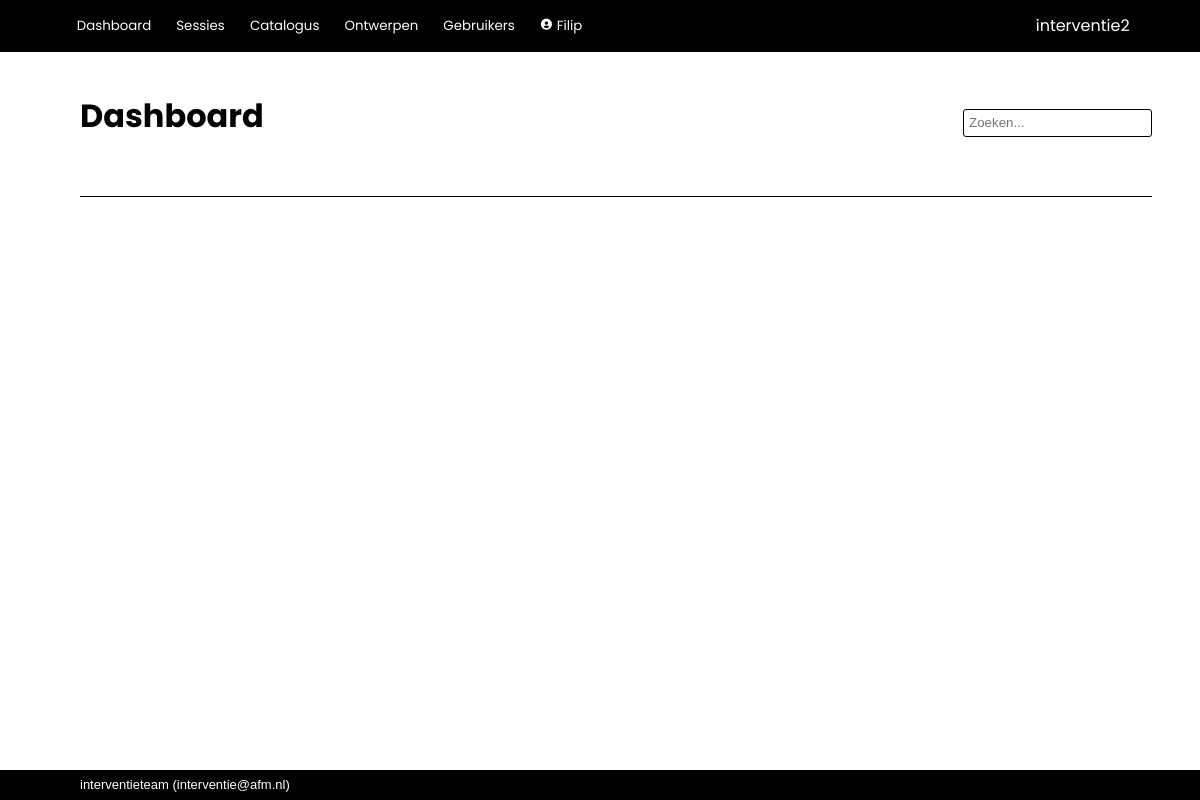
Before: / (signed in) with the older database file.
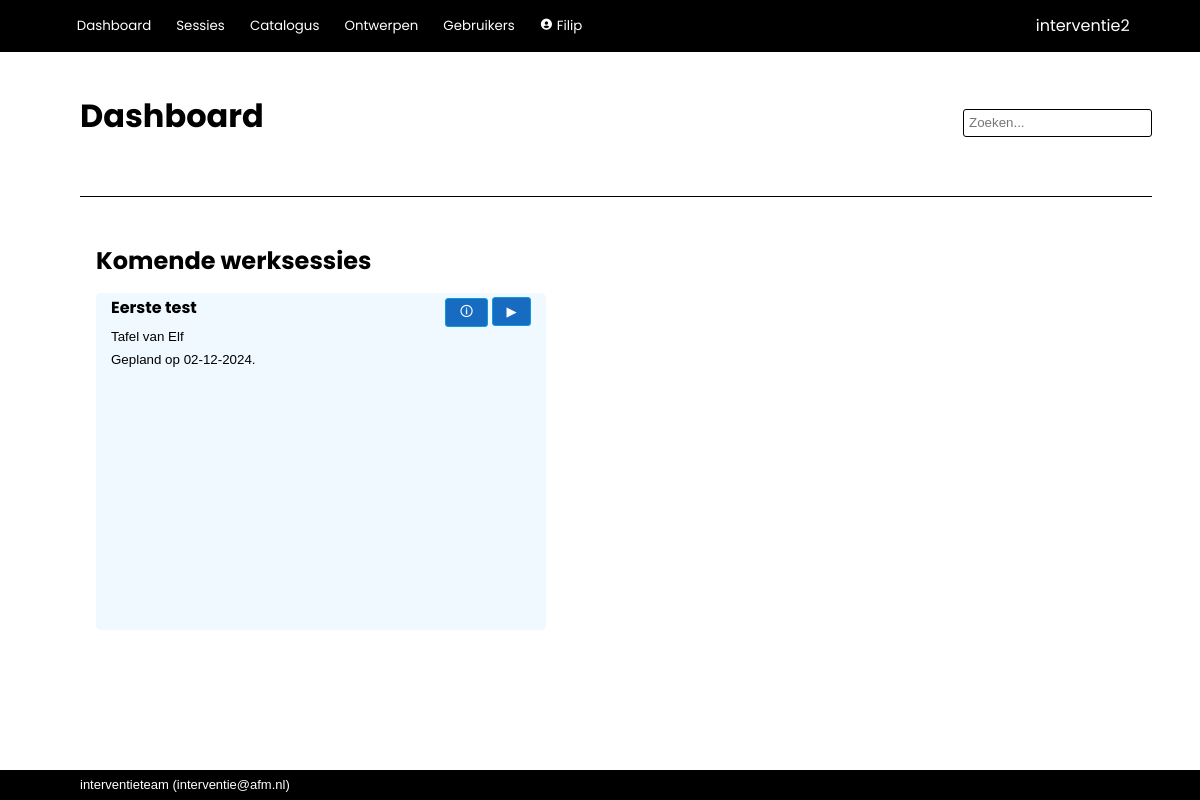
After: the same page with the newer database file.
### interventie2/models.py (models this page shows, shortened)
class User(db.Model, UserMixin):
    __tablename__ = 'users'
    id            = db.Column(db.Integer, primary_key=True)
    name          = db.Column(db.String(80), nullable=False, unique=True)
    password      = db.Column(db.String(200), nullable=False)
    role_id       = db.Column(db.Integer, db.ForeignKey('roles.id'), nullable=False, default=4) #references roles.id
    description   = db.Column(db.String(2000), nullable=False, default="")
    email         = db.Column(db.String(254))
    link          = db.Column(db.String(1000))
    active        = db.Column(db.Boolean, nullable=False, default=True)
    date_created  = db.Column(db.DateTime(timezone=True), server_default=func.now())
    last_seen     = db.Column(db.DateTime(timezone=True), server_default=func.now())
    role = relationship('Role')
    messages = relationship('Message', back_populates='recipient', foreign_keys="Message.recipient_id", cascade='all, delete-orphan')
    messages_sent = relationship('Message', back_populates='sender', foreign_keys="Message.sender_id")
    worksession = relationship('Worksession', back_populates='creator')
    plan = relationship('Plan', back_populates='creator')
    allowed_worksessions = relationship('Worksession', secondary='worksession_access', back_populates='allowed_users')
    owned_instruments = relationship('Instrument', back_populates='owner')
    def unread_messages(self):
        return sum(1 for message in self.messages if (message.unread) and (message.deliver_after.date() <= date.today()))
    def unread_message_alert(self):
        return self.unread_messages() > 0

class Worksession(db.Model):
    __tablename__ = 'worksessions'
    id            = db.Column(db.Integer, primary_key=True)
    name          = db.Column(db.String(100), nullable=False)
    date_modified = db.Column(db.DateTime(timezone=True), server_default=func.now())
    parent_id     = db.Column(db.Integer, db.ForeignKey('worksessions.id'))
    child_description = db.Column(db.String(2000), nullable=False, default="")
    participants  = db.Column(db.String(500), nullable=False, default="")
    date          = db.Column(db.DateTime(timezone=True))
    project_number= db.Column(db.String(100))
    description   = db.Column(db.String(2000), nullable=False, default="")
    effect        = db.Column(db.String(2000), nullable=False, default="")
    link_to_page  = db.Column(db.String(1000), nullable=False, default="")
    show_instruments = db.Column(db.Boolean, default=True)
    mark_top_instruments = db.Column(db.Integer, nullable=False, default=1)
    show_rest_instruments = db.Column(db.Boolean, default=False)
    show_tags     = db.Column(db.Boolean, default=True)
    presenter_mode_zoom = db.Column(db.Numeric(3,2), nullable=False, default=1.25)
    presenter_mode_color_title = db.Column(db.String(7))
    presenter_mode_text_color_title = db.Column(db.String(7))
    presenter_mode_color_nav = db.Column(db.String(7))
    presenter_mode_text_color = db.Column(db.String(7))
    presenter_mode_text_color_nav = db.Column(db.String(7))
    presenter_mode_color_coll = db.Column(db.String(7))
    presenter_mode_text_color_coll = db.Column(db.String(7))
    presenter_mode_color_highlight = db.Column(db.String(7))
    presenter_mode_text_color_highlight = db.Column(db.String(7))
    presenter_mode_text_color_heading = db.Column(db.String(7))
    presenter_mode_background_color1 = db.Column(db.String(7))
    presenter_mode_background_color2 = db.Column(db.String(7))
    archived      = db.Column(db.Boolean, default=False)
    question_set_id = db.Column(db.Integer, db.ForeignKey('question_sets.id'))
    process_id    = db.Column(db.Integer, db.ForeignKey('processes.id'), nullable=False, default=1)
    enable_voting = db.Column(db.Boolean, default=False)
    voting_key    = db.Column(db.String(6), nullable=False, default=generate_secret_key(6))
    creator_id    = db.Column(db.Integer, db.ForeignKey('users.id'))
    secret_key    = db.Column(db.String(20), nullable=False, default=generate_secret_key())
    parent = relationship('Worksession', remote_side=[id], backref='children')
    creator = relationship('User', back_populates='worksession')
    allowed_users = relationship('User', secondary='worksession_access', back_populates='allowed_worksessions')
    answers = relationship('Answer', back_populates='worksession', cascade='all, delete-orphan')
    votes = relationship('Votes', back_populates='worksession', cascade='all, delete-orphan')
    question_set = relationship('QuestionSet')
    process = relationship('Process')
    plan = relationship('Plan', back_populates='worksession', cascade='all, delete-orphan')

class QuestionSet(db.Model):
    __tablename__ = 'question_sets'
    id            = db.Column(db.Integer, primary_key=True)
    name          = db.Column(db.String(500), nullable=False)
    description   = db.Column(db.String(2000), nullable=False, default="")
    owner_id      = db.Column(db.Integer, db.ForeignKey('users.id'), nullable=False) #references users.id
    date_created  = db.Column(db.DateTime(timezone=True), server_default=func.now())
    date_modified = db.Column(db.DateTime(timezone=True), server_default=func.now())
    default_process_id = db.Column(db.Integer, db.ForeignKey('processes.id'), nullable=False, default=1)
    default_instruments_visible = db.Column(db.Boolean, nullable=False, default=True)
    default_tags_visible = db.Column(db.Boolean, nullable=False, default=False)
    default_allow_weights = db.Column(db.Boolean, nullable=False, default=False)
    color         = db.Column(db.String(7))
    text_color    = db.Column(db.String(7))
    forbidden_tags = relationship('Tag', secondary='question_set_forbidden_tags')
    mandatory_tags = relationship('Tag', secondary='question_set_mandatory_tags')
    owner = relationship('User')
    default_process = relationship('Process')
    questions = relationship('Question', cascade='all, delete-orphan')
    worksessions = relationship('Worksession', back_populates='question_set', cascade='all, delete-orphan')

### interventie2/main/routes.py (the view)
@main.route('/', methods=['GET', 'POST'])
@login_required
def index():
	information = { "past_worksessions":  Worksession.query.filter(Worksession.date < datetime.today().date()).order_by(Worksession.name).count(),
					"current_worksessions":  Worksession.query.filter(Worksession.date == datetime.today().date()).order_by(Worksession.name).count(),
				    "next_worksessions":  Worksession.query.filter(Worksession.date > datetime.today().date()).order_by(Worksession.name).count(),
					"instruments": Instrument.query.order_by(Instrument.name).count(),
					"your_past_worksessions":  Worksession.query.filter(Worksession.date < datetime.today().date()).filter(Worksession.creator == current_user).order_by(Worksession.name).count(),
					"your_current_worksessions": Worksession.query.filter(Worksession.date == datetime.today().date()).filter(Worksession.creator == current_user).order_by(Worksession.name).count(),
				    "your_next_worksessions":  Worksession.query.filter(Worksession.date > datetime.today().date()).filter(Worksession.creator == current_user).order_by(Worksession.name).count(),
					"your_instruments": Instrument.query.filter(Instrument.owner == current_user).order_by(Instrument.name).count() }
	next_worksessions = Worksession.query.filter(Worksession.date >= datetime.today().date()).order_by(Worksession.date)
	worksessions = Worksession.query.filter(Worksession.archived==False).order_by(Worksession.date)
	question_sets =  QuestionSet.query.order_by(QuestionSet.name)
	return render_template('main/index.html',
						information=information,
						worksessions=worksessions,
						next_worksessions=next_worksessions,
						question_sets=question_sets,
						today=datetime.today().date())

### interventie2/models.py (called while the page is built)
@login_manager.user_loader
def load_user(user_id):
    return User.query.get(user_id)

### interventie2/main/templates/main/index.html (shortened to what this page needs)
{% extends 'base.html' %}
{% block page_title %}
Dashboard
{% endblock %}
{% block body %}
    {% if (information["your_next_worksessions"]+information["your_current_worksessions"]) > 0 %}
        <h1>Komende werksessies</h1>
        <div class="card_row">
            {% for worksession in next_worksessions %}
                <div class="card double">
                        <div class="card_titlebar">
                            <div class="card_title">{{ worksession.name }}</div>
                            <div class="card_controls">
                                <a href="{{url_for('main.show_worksession', worksession_id=worksession.id)}}"><button>🛈</button></a>
                                <a href="{{ url_for('main.case', worksession_id=worksession.id) }}"><button>▶︎</button></a>
                            </div>
                        </div>
                        <div class="card_info">{{ worksession.question_set.name }}</div>
                        <div class="card_info">Gepland op {{ worksession.date.strftime('%d-%m-%Y') }}.</div>
                        <div class="card_description">{{ worksession.description }}</div>
                </div>
            {% endfor %}
        </div>
    {% endif %}
{% endblock %}

### interventie2/templates/base.html (shortened to what this page needs)
<!DOCTYPE html>
<html lang="en">
    <head>
        <link rel="stylesheet" href="{{ url_for('static', filename='css/styles.css')}}">
        <link href="https://unpkg.com/boxicons@2.1.2/css/boxicons.min.css" rel="stylesheet">
    </head>
    <body>
        {% import 'jinja_macros.html' as macro %}
        <header>
            <div class="logo">{{ config['APP_NAME'] }}</div>
            <div class="modes">
                {% if current_user.is_authenticated %}
                    <button>
                        <a href="{{ url_for('main.index') }}">Dashboard</a>
                    </button>
                    <button>
                        <a href="{{ url_for('main.worksessions') }}">Sessies</a>
                    </button>
                    <button>
                        <a href="{{ url_for('catalog.index') }}">Catalogus</a>
                    </button>
                    {% if current_user.role.edit_questionnaire %}
                        <button>
                            <a href="{{ url_for('tools.index') }}">Ontwerpen</a>
                        </button>
                    {% endif %}
                    {% if current_user.role.edit_users %}
                        <button>
                            <a href="{{ url_for('admin.index') }}">Gebruikers</a>
                        </button>
                    {% endif %}
                    <button>
                        <a href="{{ url_for('admin.user', id=current_user.id) }}"><i class='bx bxs-user-circle'></i>
                            {{ current_user.name }}
                        </a>
                    </button>
                {% else %}
                    <button>
                        <a href="{{ url_for('main.login') }}">Login</a>
                    </button>
                {% endif %}
            </div>
        </header>
        <nav>
            <div class="title">{% block page_title %}{% endblock %}</div>
            {% if current_user.is_authenticated %}
                <form action="/analysis/search" method="get" class="search">
                    <input id="search" type="search"  name="q" value="{{ request.args.get('q') or '' }}" placeholder="Zoeken...">
                </form>
            {% endif %}
            <div class="tabs">{% block tabs %}{% endblock %}</div>
        </nav>
        <main>
            <section>{% block body %}{% endblock %}</section>
        </main>
        <footer>{{ config['MAINTAINER'] }} (<a href="mailto:{{ config['MAINTAINER_EMAIL'] }}">{{ config['MAINTAINER_EMAIL'] }}</a>)</footer>
    </body>
</html>

### interventie2/static/css/styles.css (style rules this page uses)
:root { --dark-blue: #0f2841; --light-blue: #0e9ed5; --green: #3b7d23; --red: red; --highlight: #195fa6; --mid-grey: #0e9ed5; --object: #f0f9ff; --alert: red; --button-bg: #176cc2; --button-fg: white; }
html, body { font-family: sans-serif; line-height: 1.5em; padding: 0px; margin: 0px; }
a { color: inherit; text-decoration: none; }
h1, h2, h3 { font-family: "Poppins", sans-serif; }
h1 { font-size: x-large; }
button { border: 1px solid var(--mid-grey); background-color: var(--button-bg); color: var(--button-fg); min-height: 2.2em; border-radius: 3px; min-width: 7em; padding-left: 1em; padding-right: 1em; margin-bottom: 2px; }
button a { text-decoration: none; }
input { background-color: white;; border: 1px solid var(--mid-grey); font-size: inherit; min-height: 1.7rem; margin-bottom: 2px; }
body { display: grid; height: 100vh; grid-template-rows: min-content min-content auto min-content; grid-template-areas: "header" "nav" "main" "footer"; }
header { grid-area: header; background-color: black; display: grid; grid-template-columns: auto min-content; grid-template-rows: auto; grid-template-areas: "modes logo"; color: white; align-items: center; padding: 0.6rem 4.4rem; font-family: "Poppins", sans-serif; }
header a { text-decoration: none; font-family: "Poppins", sans-serif; }
.logo { grid-area: logo; }
.modes { grid-area: modes; padding: 0px; margin: 0px; }
.modes button { background: inherit; outline: none; cursor: pointer; padding: 0.4rem 0.4rem; margin: 0 0.5rem 0 0; border: none; border-radius: 0px; color: white; font-family: "Poppins", sans-serif; font-size: smaller; min-width: 0; }
.modes a { text-decoration: none; }
nav { grid-area: nav; display: grid; grid-template-columns: 1fr auto; grid-template-areas: "title search" "steps steps" "tabs tabs "; align-items: center; margin: 3rem 3rem 1rem 5rem; }
.title { grid-area: title; font-family: "Poppins", sans-serif; color: black; font-size: xx-large; font-weight: bold; padding: 0 0 1rem 0; line-height: 1em; }
.search { grid-area: search; display: flex; align-items: center; text-decoration: none; border: none; }
.search input { background-color: white;; border: 1px solid black; border-radius: 3px; padding: 5px; font-size: smaller; height: 1.7rem; }
.tabs { grid-area: tabs; display: flex; padding-top: 3rem; overflow: hidden; font-size: inherit; border-bottom: 1px solid black; }
main { grid-area: main; padding: 1rem 5rem; display: grid; grid-template-columns: min-content 100%; grid-template-areas: "aside section "; overflow-y: auto; }
section { grid-area: section; padding: 0; margin-left: 1rem; margin-right: 1rem; }
footer { grid-area: footer; background-color: black; color: white; align-items: center; padding: 0.2rem 5rem; font-size: small; }
.card_row { display: flex; box-sizing: border-box; flex-flow: row; overflow-x: auto; overflow-y: hidden; gap: 1rem; padding-bottom: 2rem; }
.card { width: 280px; height: 220px; flex-grow: 0; flex-shrink: 0; background-color: var(--object); color: black; border-radius: 5px; padding: 0.2em 15px 0.2em 15px; overflow: hidden; scrollbar-width: none; animation: fadeInAnimation ease 0.7s; animation-iteration-count: 1; animation-fill-mode: forwards; }
.card.double { width: 420px; height: 330px; }
.card_titlebar { display:flex; flex-direction: row; width: 100%; }
.card_title { font-family: "Poppins", sans-serif; font-weight: bold; flex-grow: 1; padding-bottom: 0.4rem; }
.card_controls { width:fit-content; }
.card_controls button { min-width: 2em; height: 2em; }
.card_info { font-size: smaller; line-height: 1rem; padding-bottom: 0.4rem; }
.card_description { overflow: hidden; scrollbar-width: none; font-size: smaller; line-height: normal; padding-bottom: 0.4rem; }

Changed rows visible on the page:
now on this page (row edited): Worksession: name "Eerste test", question_set.name "Tafel van Elf", date "02-12-2024"
Other visible differences:
text now shown: "Komende werksessies"
